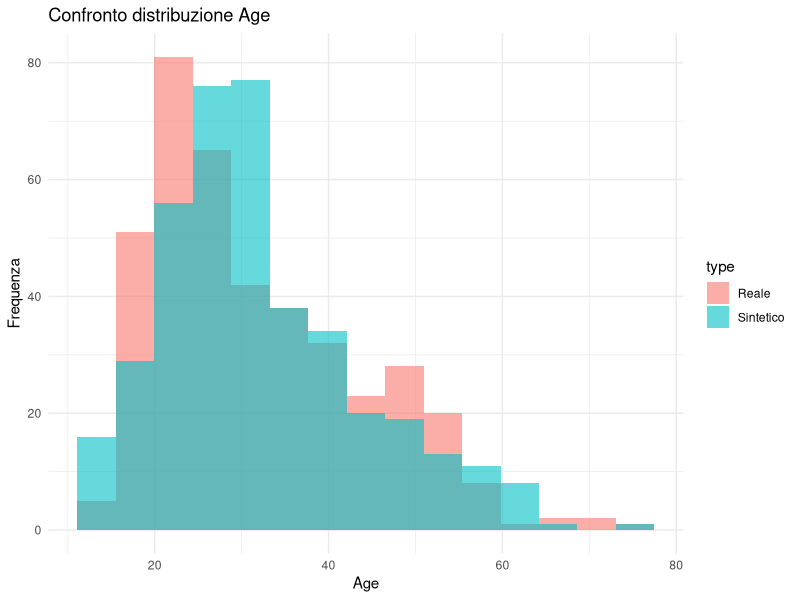
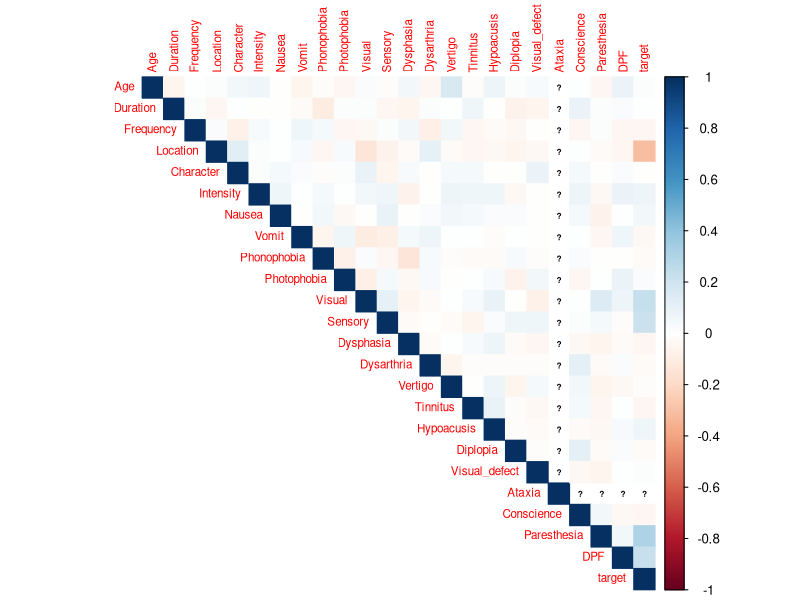
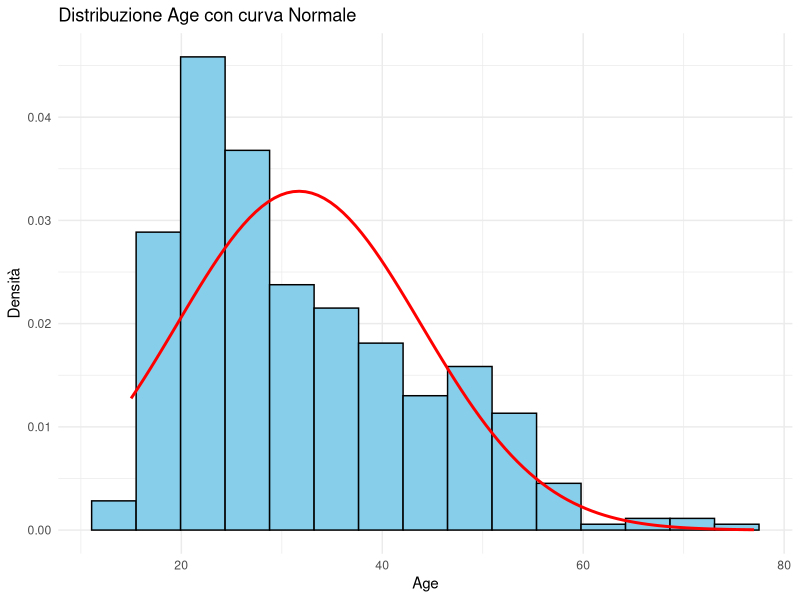
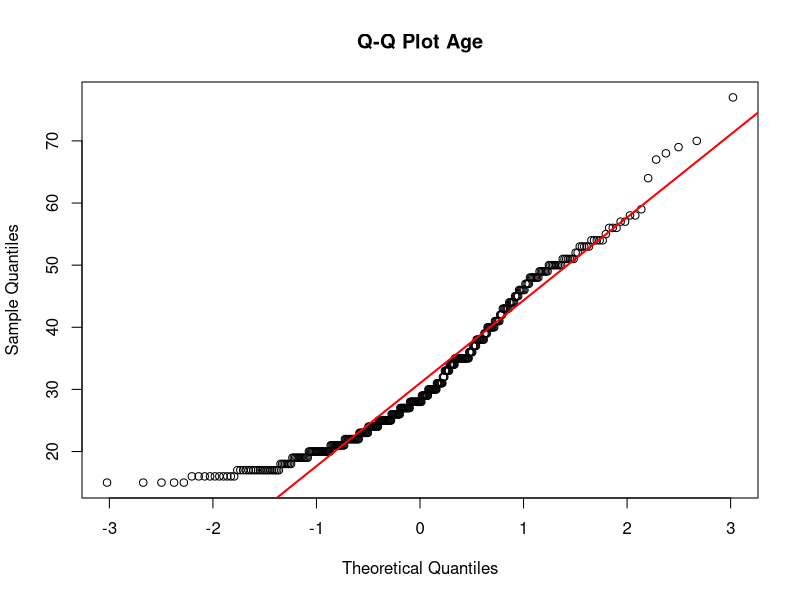
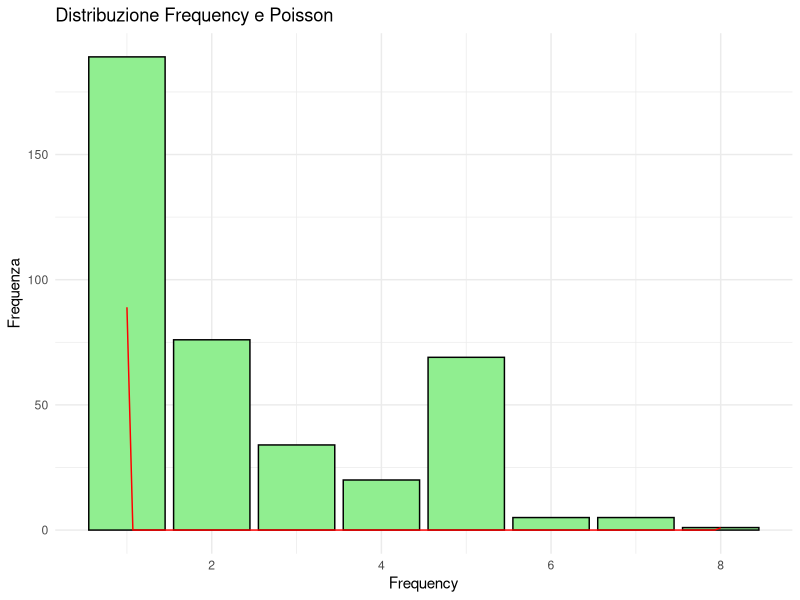

Generate these figures, in order, with R:
# Librerie
library(readr)
library(dplyr)
library(ggplot2)
library(corrplot)
library(caret)

#caricamento dataset reale
real_data <- read.csv("Migraine_onevsrest_3.csv")

dim(real_data)
colnames(real_data)
summary(real_data)

# Distribuzione target reale
table(real_data$target)
prop.table(table(real_data$target))

#schema dataset reale
schema_real <- data.frame(
  Variabile = colnames(real_data),
  Tipo = sapply(real_data, class),
  Minimo = sapply(real_data, min),
  Massimo = sapply(real_data, max),
  Valori_unici = sapply(real_data, function(x) length(unique(x)))
)

schema_real

write.csv(schema_real,
          "schema_real_migraine.csv",
          row.names = FALSE)

#campione reale per prompt llm
set.seed(123)

sample_real <- real_data %>%
  sample_n(20)

write.csv(sample_real,
          "sample_real_migraine.csv",
          row.names = FALSE)

#caricamento dataset con dati sintetici
synthetic_data <- read.csv("synthetic_migraine.csv")

# Controllo dimensioni nuovo dataset
dim(synthetic_data)

# Controllo colonne nuovo dataset
colnames(synthetic_data)

# Statistiche descrittive nuovo dataset
summary(synthetic_data)

# Confronto statistiche descrittive (reale vs sintetico)
comparison_stats <- data.frame(
  Variabile = colnames(real_data),
  Media_Reale = sapply(real_data, mean),
  Media_Sintetica = sapply(synthetic_data, mean),
  SD_Reale = sapply(real_data, sd),
  SD_Sintetica = sapply(synthetic_data, sd),
  Min_Reale = sapply(real_data, min),
  Min_Sintetico = sapply(synthetic_data, min),
  Max_Reale = sapply(real_data, max),
  Max_Sintetico = sapply(synthetic_data, max)
)

comparison_stats

# confronto valori unici
unique_comparison <- data.frame(
  Variabile = colnames(real_data),
  Valori_Unici_Reale = sapply(real_data, function(x) length(unique(x))),
  Valori_Unici_Sintetico = sapply(synthetic_data, function(x) length(unique(x)))
)

unique_comparison

# confronto distribuzione age
real_age <- real_data %>%
  select(Age) %>%
  mutate(type = "Reale")

synthetic_age <- synthetic_data %>%
  select(Age) %>%
  mutate(type = "Sintetico")

combined_age <- rbind(real_age, synthetic_age)

ggplot(combined_age,
       aes(x = Age,
           fill = type)) +
  geom_histogram(alpha = 0.6,
                 bins = 15,
                 position = "identity") +
  labs(
    title = "Confronto distribuzione Age",
    x = "Age",
    y = "Frequenza"
  ) +
  theme_minimal()
#matrice di correlazione dataset sintetico
cor_matrix <- cor(synthetic_data)
corrplot(cor_matrix,
         method = "color",
         type = "upper",
         tl.cex = 0.7,
         number.cex = 0.5)

# distribuzione normale variabile age
ggplot(real_data, aes(x = Age)) +
  geom_histogram(aes(y = ..density..),
                 bins = 15,
                 fill = "skyblue",
                 color = "black") +
  stat_function(fun = dnorm,
                args = list(mean = mean(real_data$Age),
                            sd = sd(real_data$Age)),
                color = "red",
                linewidth = 1) +
  labs(
    title = "Distribuzione Age con curva Normale",
    x = "Age",
    y = "Densità"
  ) +
  theme_minimal()

# Q-Q Plot variabile age
qqnorm(real_data$Age,
       main = "Q-Q Plot Age")

qqline(real_data$Age,
       col = "red",
       lwd = 2)

# Test di Shapiro-Wilk
shapiro_test_age <- shapiro.test(real_data$Age)

shapiro_test_age

# distribuzione poisson variabile frequency
lambda <- mean(real_data$Frequency)

ggplot(real_data,
       aes(x = Frequency)) +
  geom_bar(fill = "lightgreen",
           color = "black") +
  stat_function(
    fun = function(x) dpois(x, lambda = lambda) * nrow(real_data),
    color = "red"
  ) +
  labs(
    title = "Distribuzione Frequency e Poisson",
    x = "Frequency",
    y = "Frequenza"
  ) +
  theme_minimal()

# distribuzione bernoulli nausea
table(real_data$Nausea)

prop.table(table(real_data$Nausea))

# Regressione logistica su dataset sintetico

# Conversione target in factor
synthetic_data$target <- as.factor(synthetic_data$target)

# Train/Test split
set.seed(123)

trainIndex <- createDataPartition(
  synthetic_data$target,
  p = 0.8,
  list = FALSE
)

train_data <- synthetic_data[trainIndex, ]
test_data  <- synthetic_data[-trainIndex, ]

# Separazione feature e target
train_x <- train_data[, colnames(train_data) != "target"]
test_x  <- test_data[, colnames(test_data) != "target"]

train_y <- train_data$target
test_y  <- test_data$target

# Scaling
preProcValues <- preProcess(
  train_x,
  method = c("center", "scale")
)

train_x_scaled <- predict(preProcValues, train_x)
test_x_scaled  <- predict(preProcValues, test_x)

# Ricostruzione dataset train e test
train_scaled <- cbind(train_x_scaled,
                      target = train_y)

test_scaled <- cbind(test_x_scaled,
                     target = test_y)

# modello logistico
log_model <- glm(
  target ~ .,
  data = train_scaled,
  family = binomial
)

summary(log_model)

# predizioni
pred_probs <- predict(
  log_model,
  test_scaled,
  type = "response"
)

pred_class <- ifelse(pred_probs > 0.5,
                     1,
                     0)

pred_class <- as.factor(pred_class)

# confusion matrix
conf_matrix <- confusionMatrix(
  pred_class,
  test_scaled$target,
  positive = "1"
)

conf_matrix

# metriche
accuracy <- conf_matrix$overall["Accuracy"]

precision <- conf_matrix$byClass["Pos Pred Value"]

recall <- conf_matrix$byClass["Sensitivity"]

f1_score <- 2 * (
  (precision * recall) /
    (precision + recall)
)

accuracy
precision
recall
f1_score
